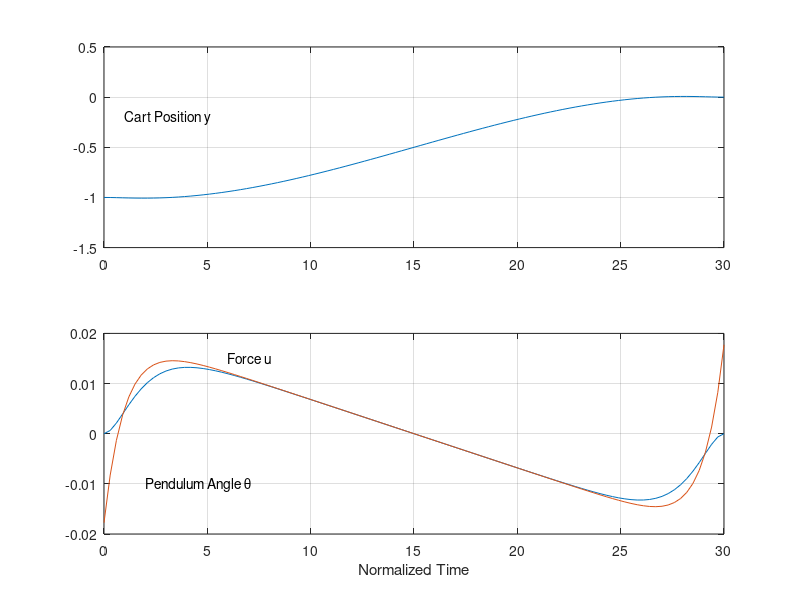

Write the MATLAB code that produced this figure.
% Script f05_11.m; min integral-square control of a cart  w. an 
% inverted pendulum from x(0) to x(tf) in time tf = 30; uses
% (modified) modal method of Bryson & Hall (1980) for repeated
% eigenvalues of EL eqns; x = [th thdot ydot y]';
% A = [A1, - - - A8]'; M*A=[x(tf); x(0)]; first 4 eqns. are final
% b.c.'s; second 4 eqns. are initial b.c.'s;         2/94, 4/3/02

tf=30; ep=.5; xf=[0 0 0 0]'; xo=[0 0 0 -1]';        
T=tf; a=exp(-T); 
M(1,:)=[   T*a/2   -T/2    T 1  a 1 0 0];
M(2,:)=[a*(1-T)/2 -(1+T)/2 1 0 -a 1 0 0];
M(3,:)=[-a+ep*a*(1+T)/2  1-ep*(1-T)/2  (1-ep)*T^2/2 (1-ep)*T ...
         ep*a -ep 1 0];
M(4,:)=[ a-ep*a*(1+T/2)  1-ep*(1-T/2)  (1-ep)*T^3/6 (1-ep)*T^2/2 ...
        -ep*a -ep T 1];
M(5,:)=[ 0    0  0 1  1 a 0 0];
M(6,:)=[1/2 -a/2 1 0 -1 a 0 0];
M(7,:)=[-1+ep/2  a*(1-ep/2)  0 0  ep -ep*a 1 0];
M(8,:)=[ 1-ep    a*(1-ep)    0 0 -ep -ep*a 0 1];
b=[xf; xo]; A=M\b;
for i=1:101, t=T*(i-1)/100; a=exp(-t); b=exp(t-T);
  u(i)=[a b t 1 0 0 0 0]*A;
  th(i)=[t*a/2 -t*b/2 t 1 a b 0 0]*A;
  y(i)=[a-ep*a*(1+t/2) b-ep*b*(1-t/2) (1-ep)*t^3/6 (1-ep)*t^2/2 ...
        -ep*a -ep*b t 1]*A; 
  t1(i)=t;
end
% K1=inv(M); K=-[1 exp(-T) 0 1]*K1([1:4],[5:8]);
% Feedback gain (u=-K*xo) at t = 0

figure(1); clf; subplot(211), plot(t1,y); grid 
text(1,-.2,'Cart Position y'); axis([0 30 -1.5 .5])
subplot(212), plot(t1,th,t1,u,'-'); grid
axis([0 30 -.02 .02]); xlabel('Normalized Time')
text(6,.015,'Force u'); text(2,-.01,'Pendulum Angle \theta')
%print -deps2 f05_11
